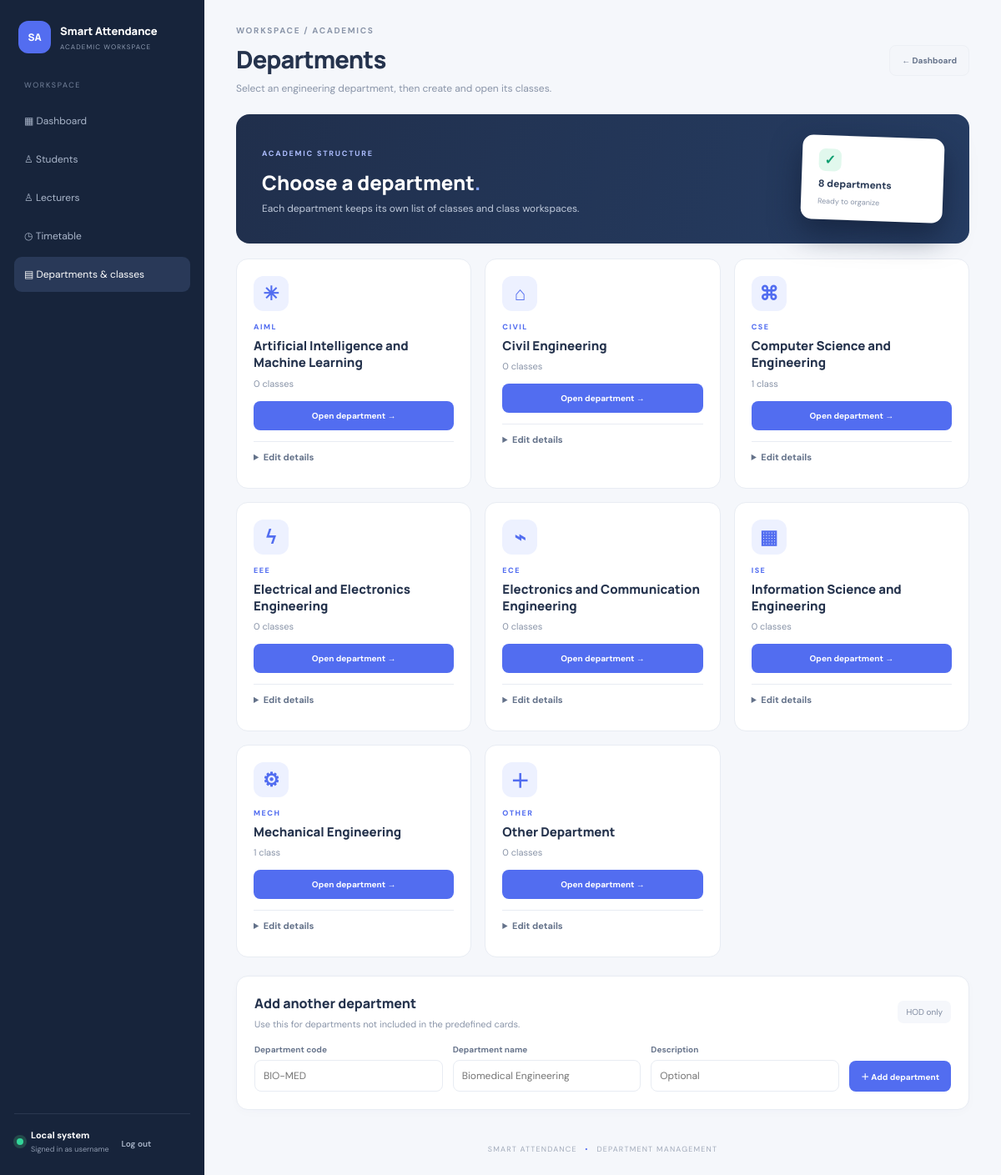
The page /departments (signed in) on the database its author committed.
### tables this page shows
CREATE TABLE users (
            id INTEGER PRIMARY KEY AUTOINCREMENT, username TEXT NOT NULL UNIQUE,
            password_hash TEXT NOT NULL, role TEXT NOT NULL CHECK(role IN ('hod','lecturer')),
            display_name TEXT NOT NULL, is_active INTEGER NOT NULL DEFAULT 1,
            created_at TEXT NOT NULL);

CREATE TABLE departments (
            id INTEGER PRIMARY KEY AUTOINCREMENT,
            code TEXT NOT NULL UNIQUE COLLATE NOCASE,
            name TEXT NOT NULL,
            description TEXT NOT NULL DEFAULT '',
            created_at TEXT NOT NULL);

### app.py (the view, shortened to what this page needs)
@app.route("/departments", methods=["GET", "POST"])
@role_required("hod")
def department_management():
    with db() as conn:
        departments = conn.execute("""SELECT d.*,
            (SELECT COUNT(*) FROM classes c WHERE upper(c.department)=upper(d.code) OR upper(c.department)=upper(d.name)) AS class_count
            FROM departments d ORDER BY d.name COLLATE NOCASE""").fetchall()
    return render_template("departments.html", departments=departments,
                           admin_user=session.get("username", "hod"))

### app.py (called while the page is built)
@contextmanager
def db():
    conn = sqlite3.connect(DASHBOARD_DB, timeout=10)
    conn.row_factory = sqlite3.Row
    conn.execute("PRAGMA foreign_keys = ON")
    try:
        yield conn
        conn.commit()
    except Exception:
        conn.rollback()
        raise
    finally:
        conn.close()

def login_required(fn):
    @wraps(fn)
    def wrapped(*args, **kwargs):
        if not session.get("user_id"):
            return redirect(url_for("login", next=request.path))
        with db() as conn:
            user = conn.execute("SELECT id, username, role, display_name, is_active FROM users WHERE id=?",
                                (session["user_id"],)).fetchone()
        if not user or not user["is_active"]:
            session.clear()
            return redirect(url_for("login"))
        return fn(*args, **kwargs)
    return wrapped

def role_required(*roles):
    def decorator(fn):
        @wraps(fn)
        @login_required
        def wrapped(*args, **kwargs):
            if session.get("role") not in roles:
                return render_template("forbidden.html"), 403
            return fn(*args, **kwargs)
        return wrapped
    return decorator

### templates/departments.html (shortened to what this page needs)
<!doctype html>
<html lang="en"><head><meta charset="utf-8"><meta name="viewport" content="width=device-width,initial-scale=1"><title>Departments | Smart Attendance</title><link rel="stylesheet" href="{{ url_for('static', filename='style.css') }}"></head><body><div class="layout"><aside class="sidebar"><div class="brand"><span class="brand-icon">SA</span><div><b>Smart Attendance</b><small>ACADEMIC WORKSPACE</small></div></div><nav><span class="nav-label">WORKSPACE</span><a href="{{ url_for('index') }}">▦ Dashboard</a><a href="{{ url_for('students_page') }}">♙ Students</a><a href="{{ url_for('lecturers_page') }}">♙ Lecturers</a><a href="{{ url_for('timetable_page') }}">◷ Timetable</a><a class="active" href="{{ url_for('department_management') }}">▤ Departments & classes</a></nav><div class="side-bottom"><span class="online"></span><div><b>Local system</b><small>Signed in as {{ admin_user }}</small></div><form method="post" action="{{ url_for('logout') }}"><button class="logout" type="submit">Log out</button></form></div></aside>
<main class="main"><header class="topbar"><div><div class="eyebrow">WORKSPACE / ACADEMICS</div><h1>Departments</h1><p>Select an engineering department, then create and open its classes.</p></div><a class="button ghost" href="{{ url_for('index') }}">← Dashboard</a></header>
<section class="hero"><div><span class="tag">ACADEMIC STRUCTURE</span><h2>Choose a department<span>.</span></h2><p>Each department keeps its own list of classes and class workspaces.</p></div><div class="hero-art"><div class="hero-check">✓</div><b>{{ departments|length }} departments</b><small>Ready to organize</small></div></section>
<section class="department-grid">{% for d in departments %}<article class="department-card"><div class="department-icon">{% if d.code == 'CSE' %}⌘{% elif d.code == 'CIVIL' %}⌂{% elif d.code == 'AIML' %}✳{% elif d.code == 'MECH' %}⚙{% elif d.code == 'ECE' %}⌁{% elif d.code == 'EEE' %}ϟ{% elif d.code == 'ISE' %}▦{% else %}＋{% endif %}</div><div class="department-code">{{ d.code }}</div><h3>{{ d.name }}</h3><p>{{ d.class_count }} class{% if d.class_count != 1 %}es{% endif %}</p><a class="button primary" href="{{ url_for('class_management', department_id=d.id) }}">Open department →</a><details class="department-edit"><summary>Edit details</summary></details></article>{% endfor %}</section>
<section class="panel class-create"><div class="panel-head"><div><h3>Add another department</h3><p>Use this for departments not included in the predefined cards.</p></div><span class="pill">HOD only</span></div><form class="department-form" method="post" action="{{ url_for('department_management') }}"><label>Department code<input name="code" maxlength="20" placeholder="BIO-MED" required></label><label>Department name<input name="name" maxlength="120" placeholder="Biomedical Engineering" required></label><label>Description<input name="description" maxlength="240" placeholder="Optional"></label><button class="button primary" type="submit">＋ Add department</button></form></section><footer>SMART ATTENDANCE <span>•</span> DEPARTMENT MANAGEMENT</footer></main></div></body></html>

### rows shown on the page
users: username "username"
departments: code "AIML", name "Artificial Intelligence and Machine Learning", class_count "0", shows "es"
departments: code "CIVIL", name "Civil Engineering", class_count "0", shows "es"
departments: code "CSE", name "Computer Science and Engineering", class_count "1"
departments: shows "ϟ", code "EEE", name "Electrical and Electronics Engineering", class_count "0", shows "es"
departments: code "ECE", name "Electronics and Communication Engineering", class_count "0", shows "es"
departments: code "ISE", name "Information Science and Engineering", class_count "0", shows "es"
departments: code "MECH", name "Mechanical Engineering", class_count "1"
departments: code "OTHER", name "Other Department", class_count "0", shows "es"

### other values the page prints
{{ departments|length }} "8"
